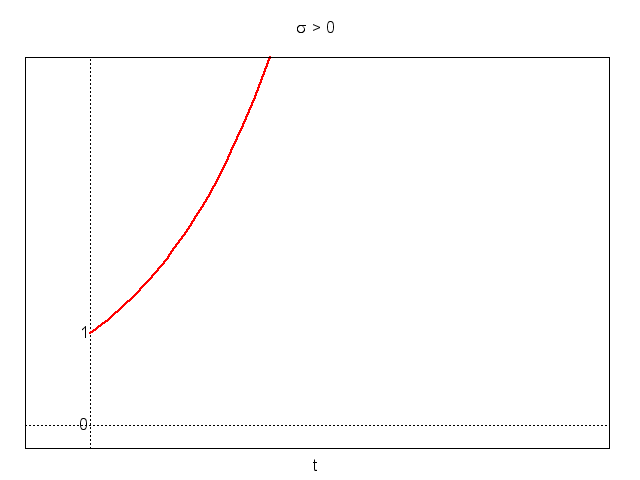

Write the gnuplot code that produced this figure.
set terminal png
set output 'poli_reali1_3.png'
set encoding utf8
load 'config.plt'
#
set xlabel 't'
set xzeroaxis
set yzeroaxis
unset ytics
unset xtics
#
set title "{/Symbol s} > 0"
set label "0" at 0,0 right
set label "1" at 0,1 right
plot [-.25:2][-.25:4] x >= 0 ? exp(2*x) : 1/0 notitle w l ls 1
